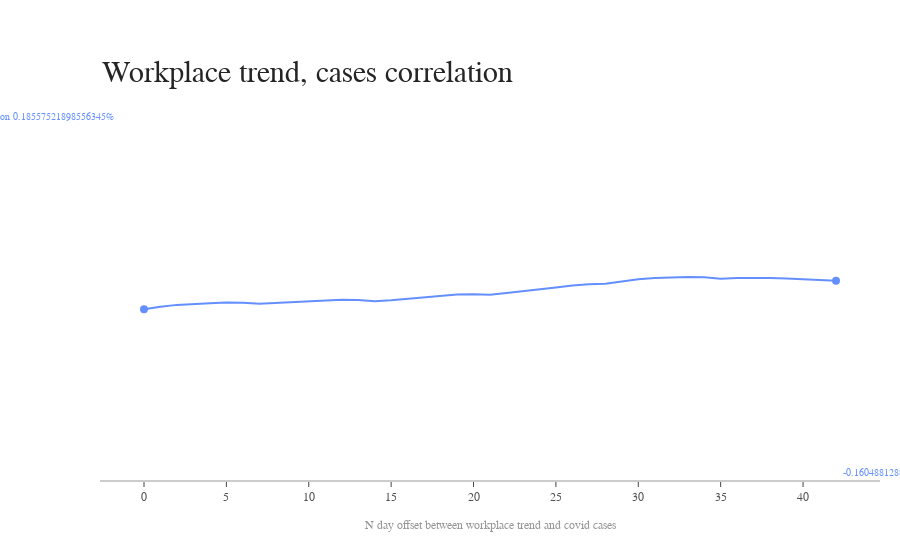

The notebook cell saved with this chart:
### Markdown cell above
#### We would assume there is a negative trend between staying at home and rise in COVID cases. Looking at above plot correlation on same day is positive which is  strange (But expected as explined above).  With offset it turns shows promising correlation. Most significant correlation of -0.40 is with offset of 33 days.

### Code cell
rc,fig = plotTrend(Source = workPlace_vs_cases_corr_df,
              title = 'Workplace trend, cases correlation',
              isPercentage = True,
              dateColumnHeader = 'offset',
              labels = ['correlation'],
              credits='N day offset between workplace trend and covid cases')

if rc:
    fig.show()

### Figure 1 — Plotly figure (JSON) as saved in the notebook; plotly's stock layout.template omitted (floating-point values rounded to 4 significant figures)
{"data": [{"connectgaps": true, "line": {"color": "rgb(100,143,255)", "width": 2}, "mode": "lines", "name": "correlation", "type": "scatter", "x": [42, 41, 40, 39, 38, 37, 36, 35, 34, 33, 32, 31, 30, 29, 28, 27, 26, 25, 24, 23, 22, 21, 20, 19, 18, 17, 16, 15, 14, 13, 12, 11, 10, 9, 8, 7, 6, 5, 4, 3, 2, 1, 0], "y": [0.1856, 0.1978, 0.2072, 0.2138, 0.2206, 0.2249, 0.2213, 0.211, 0.228, 0.2319, 0.227, 0.2187, 0.2048, 0.1781, 0.1486, 0.1431, 0.1283, 0.103, 0.07847, 0.05681, 0.03567, 0.01623, 0.02231, 0.01772, -6.069e-05, -0.01582, -0.0387, -0.05263, -0.06237, -0.04927, -0.04688, -0.05739, -0.06832, -0.07869, -0.08666, -0.09321, -0.0813, -0.07795, -0.08907, -0.1002, -0.1081, -0.1302, -0.1605]}, {"marker": {"color": "rgb(100,143,255)", "size": 8}, "mode": "markers", "type": "scatter", "x": [42, 0], "y": [0.1856, -0.1605]}], "layout": {"annotations": [{"font": {"color": "rgb(100,143,255)", "family": "Arial", "size": 10}, "showarrow": false, "text": "correlation 0.18557521898556345%", "x": 0.02, "xanchor": "right", "xref": "paper", "y": 2.186, "yanchor": "middle"}, {"font": {"color": "rgb(100,143,255)", "family": "Arial", "size": 10}, "showarrow": false, "text": "-0.16048812880326438%", "x": 0.95, "xanchor": "left", "xref": "paper", "y": -2.16, "yanchor": "middle"}, {"font": {"color": "rgb(37,37,37)", "family": "Arial", "size": 30}, "showarrow": false, "text": "Workplace trend, cases correlation", "x": 0, "xanchor": "left", "xref": "paper", "y": 1.05, "yanchor": "bottom", "yref": "paper"}, {"font": {"color": "rgb(150,150,150)", "family": "Arial", "size": 12}, "showarrow": false, "text": "N day offset between workplace trend and covid cases", "x": 0.5, "xanchor": "center", "xref": "paper", "y": -0.1, "yanchor": "top", "yref": "paper"}], "autosize": false, "margin": {"autoexpand": false, "l": 100, "r": 20, "t": 110}, "plot_bgcolor": "white", "showlegend": false, "xaxis": {"linecolor": "rgb(204, 204, 204)", "linewidth": 2, "showgrid": false, "showline": true, "showticklabels": true, "tickfont": {"color": "rgb(82, 82, 82)", "family": "Arial", "size": 12}, "ticks": "outside"}, "yaxis": {"showgrid": false, "showline": false, "showticklabels": false, "zeroline": false}}}
